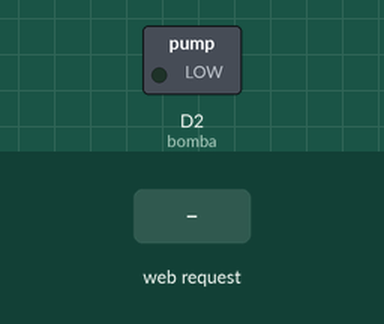
Simulated run of this sketch. Board: ESP8266 (NodeMCU). On the bench: switched loads named in the sketch (green lamp = pin HIGH). Inputs (shaded band) come from the test bench. WiFi joins after 1.5 s; servers stay silent unless stated; what the sketch prints to the serial monitor is not drawn.

Above: at 2.7 s.
2.8 s: HTTP request GET /?bomba=OFF received
At 3.3 s:
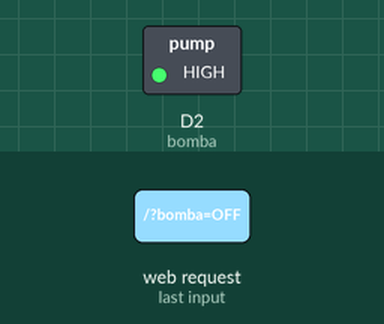
4.3 s: HTTP request GET /?bomba=ON received
At 5.7 s:
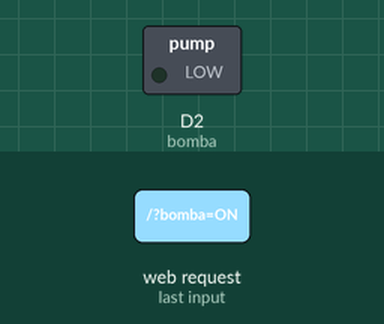
Timing chart, 0 to 7.3 s (numbered marks = the images above; inputs shaded):
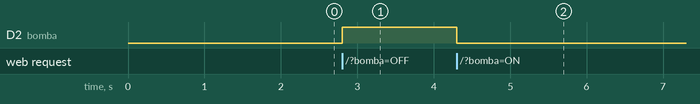

The sketch:

Bomba_Agua_Wifi.ino
```cpp
#include <ESP8266WiFi.h>
#include <ESP8266WebServer.h>

const char ssid[] = "WIFI NAME";
const char pass[] = "PASSWORD";

const uint16_t port = 80;
String bombaEstado = "ON";
const int bomba = D2;
ESP8266WebServer server(port);


void setup()
{
    pinMode(bomba, OUTPUT);
    Serial.begin(74880);

    Serial.printf("Connecting to %s ", ssid);
    WiFi.begin(ssid, pass);
    while (WiFi.status() != WL_CONNECTED)
    {
        delay(500);
        Serial.print(".");
    }
    Serial.printf(" Connected\n");
    Serial.printf("IP address: %s\n", WiFi.localIP().toString().c_str());

    server.on("/", HTTP_GET, handleRoot);
    server.begin();
    Serial.printf("Web server started at port %d\n", port);
}

void loop()
{
    server.handleClient();
}

void handleRoot()
{
    if (server.arg("bomba") == "ON"){
      digitalWrite(bomba, LOW);
      bombaEstado = "ON";
    }
    else if (server.arg("bomba") == "OFF"){
      digitalWrite(bomba, HIGH);
      bombaEstado = "OFF";
    }

  String webPage;

    webPage += "<html>\r\n";
    webPage += "<head>\r\n";
    webPage += "<title>Alejandro Bomba Control</title>\r\n";
    webPage += "</head>\r\n";
    webPage += "<body>\r\n";
    if(bombaEstado == "ON"){
      webPage += "<h1 id=\"estado\">BOMBA: ON</h1>\r\n";
    }else
    {
      webPage += "<h1 id=\"estado\">BOMBA: OFF</h1>\r\n";
    }
    webPage += "<form method=\"get\">\r\n";
    webPage += "<input type=\"submit\" name=\"bomba\" value=\"ON\">\r\n";
    webPage += "<input type=\"submit\" name=\"bomba\" value=\"OFF\">\r\n";
    webPage += "</form>\r\n";
    webPage += "</body>\r\n";
    webPage += "</html>\r\n";

    server.send(200, "text/html", webPage);
}
```

Measured:
- after the input at 2.8 s, D2 (bomba): LOW → HIGH at once
- after the input at 4.3 s, D2 (bomba): HIGH → LOW at once
